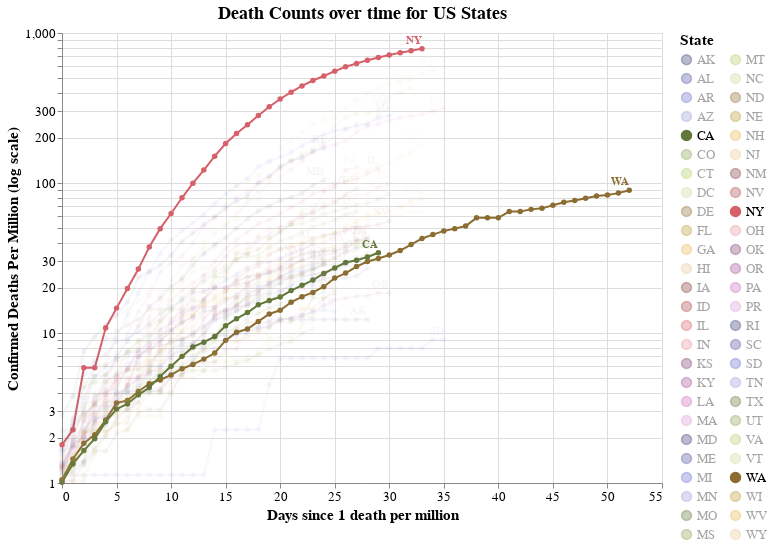

The cell this chart's notebook holds for it:
### Code cell
#hide_input
make_death_chart_per_capita(['US'])

### Figure 1 — Vega-Lite specification as saved in the notebook (floating-point values rounded to 4 significant figures; data arrays with more than 128 entries replaced by an {"elided": "..."} marker saying what was removed)
{"config": {"view": {"continuousWidth": 400, "continuousHeight": 300}, "axis": {"labelFontSize": 13, "titleFontSize": 15}, "legend": {"labelFontSize": 13, "titleFontSize": 15}, "title": {"fontSize": 18}}, "layer": [{"mark": {"type": "line", "point": true}, "encoding": {"color": {"type": "nominal", "field": "State", "legend": {"columns": 2, "symbolLimit": 57}, "scale": {"scheme": "category20b"}}, "opacity": {"condition": {"value": 1, "selection": "selector004"}, "value": 0.05}, "tooltip": [{"type": "temporal", "field": "date"}, {"type": "nominal", "field": "State"}, {"type": "quantitative", "field": "Confirmed Cases"}, {"type": "quantitative", "field": "Confirmed Deaths"}, {"type": "quantitative", "field": "population"}, {"type": "quantitative", "field": "deaths_per_m"}, {"type": "quantitative", "field": "cases_per_m"}, {"type": "quantitative", "field": "Days since 100 cases"}, {"type": "quantitative", "field": "Days since first death"}], "x": {"type": "quantitative", "field": "Days since 1 death per million"}, "y": {"type": "quantitative", "field": "deaths_per_m", "scale": {"type": "log"}, "title": "Confirmed Deaths Per Million (log scale)"}}, "height": 450, "selection": {"selector004": {"type": "multi", "fields": ["State"], "bind": "legend", "init": [{"State": "US"}, {"State": "CA"}, {"State": "WA"}, {"State": "NY"}]}}, "width": 600}, {"mark": {"type": "text", "align": "right", "dy": -8, "fontWeight": "bold"}, "encoding": {"color": {"type": "nominal", "field": "State", "legend": {"columns": 2, "symbolLimit": 57}, "scale": {"scheme": "category20b"}}, "opacity": {"condition": {"value": 1, "selection": "selector004"}, "value": 0.05}, "text": {"type": "nominal", "field": "State"}, "tooltip": [{"type": "temporal", "field": "date"}, {"type": "nominal", "field": "State"}, {"type": "quantitative", "field": "Confirmed Cases"}, {"type": "quantitative", "field": "Confirmed Deaths"}, {"type": "quantitative", "field": "population"}, {"type": "quantitative", "field": "deaths_per_m"}, {"type": "quantitative", "field": "cases_per_m"}, {"type": "quantitative", "field": "Days since 100 cases"}, {"type": "quantitative", "field": "Days since first death"}], "x": {"type": "quantitative", "field": "Days since 1 death per million"}, "y": {"type": "quantitative", "field": "deaths_per_m", "scale": {"type": "log"}, "title": "Confirmed Deaths Per Million (log scale)"}}, "height": 450, "transform": [{"filter": "(datum['date'] >= 1587513600000)"}], "width": 600}], "data": {"name": "data-b8f5d03fa6b7310992cddf1b16ad79d5"}, "title": "Death Counts over time for US States", "$schema": "https://vega.github.io/schema/vega-lite/v4.8.1.json", "datasets": {"data-b8f5d03fa6b7310992cddf1b16ad79d5": {"elided": "1472 records"}}}
